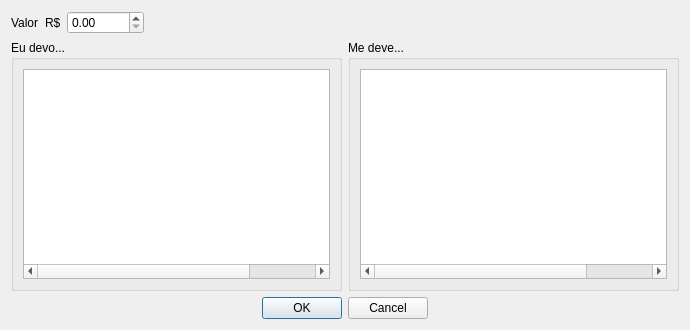
<?xml version="1.0" encoding="UTF-8"?>
<ui version="4.0">
 <class>Form</class>
 <widget class="QWidget" name="Form">
  <property name="geometry">
   <rect>
    <x>0</x>
    <y>0</y>
    <width>690</width>
    <height>330</height>
   </rect>
  </property>
  <property name="minimumSize">
   <size>
    <width>690</width>
    <height>330</height>
   </size>
  </property>
  <property name="windowTitle">
   <string>Adicionar Gasto</string>
  </property>
  <layout class="QVBoxLayout" name="verticalLayout">
   <item>
    <layout class="QHBoxLayout" name="horizontalLayout_2">
     <item>
      <layout class="QHBoxLayout" name="horizontalLayout">
       <item>
        <widget class="QLabel" name="labelValor">
         <property name="text">
          <string>Valor</string>
         </property>
        </widget>
       </item>
       <item>
        <widget class="QLabel" name="labelValor_2">
         <property name="text">
          <string>R$</string>
         </property>
        </widget>
       </item>
       <item>
        <widget class="QDoubleSpinBox" name="spinValor">
         <property name="decimals">
          <number>2</number>
         </property>
         <property name="maximum">
          <double>99999.990000000005239</double>
         </property>
         <property name="value">
          <double>0.000000000000000</double>
         </property>
        </widget>
       </item>
      </layout>
     </item>
     <item>
      <spacer name="horizontalSpacer">
       <property name="orientation">
        <enum>Qt::Horizontal</enum>
       </property>
       <property name="sizeHint" stdset="0">
        <size>
         <width>40</width>
         <height>20</height>
        </size>
       </property>
      </spacer>
     </item>
    </layout>
   </item>
   <item>
    <layout class="QHBoxLayout" name="horizontalLayout_17">
     <item>
      <widget class="QGroupBox" name="boxSaidas_3">
       <property name="sizePolicy">
        <sizepolicy hsizetype="Expanding" vsizetype="Preferred">
         <horstretch>0</horstretch>
         <verstretch>0</verstretch>
        </sizepolicy>
       </property>
       <property name="minimumSize">
        <size>
         <width>0</width>
         <height>0</height>
        </size>
       </property>
       <property name="title">
        <string>Eu devo...</string>
       </property>
       <layout class="QVBoxLayout" name="verticalLayout_10">
        <item>
         <widget class="QTreeWidget" name="treeDevo">
          <property name="sizePolicy">
           <sizepolicy hsizetype="Expanding" vsizetype="Expanding">
            <horstretch>0</horstretch>
            <verstretch>0</verstretch>
           </sizepolicy>
          </property>
          <property name="minimumSize">
           <size>
            <width>300</width>
            <height>0</height>
           </size>
          </property>
          <property name="alternatingRowColors">
           <bool>true</bool>
          </property>
          <property name="rootIsDecorated">
           <bool>true</bool>
          </property>
          <property name="uniformRowHeights">
           <bool>false</bool>
          </property>
          <property name="itemsExpandable">
           <bool>false</bool>
          </property>
          <property name="sortingEnabled">
           <bool>true</bool>
          </property>
          <property name="wordWrap">
           <bool>true</bool>
          </property>
          <property name="headerHidden">
           <bool>true</bool>
          </property>
          <attribute name="headerVisible">
           <bool>false</bool>
          </attribute>
          <attribute name="headerCascadingSectionResizes">
           <bool>false</bool>
          </attribute>
          <attribute name="headerHighlightSections">
           <bool>false</bool>
          </attribute>
          <column>
           <property name="text">
            <string>Data</string>
           </property>
          </column>
          <column>
           <property name="text">
            <string>Item</string>
           </property>
          </column>
          <column>
           <property name="text">
            <string>Comentário</string>
           </property>
          </column>
          <column>
           <property name="text">
            <string>Valor</string>
           </property>
          </column>
         </widget>
        </item>
       </layout>
      </widget>
     </item>
     <item>
      <widget class="QGroupBox" name="boxSaidas_4">
       <property name="sizePolicy">
        <sizepolicy hsizetype="Expanding" vsizetype="Preferred">
         <horstretch>0</horstretch>
         <verstretch>0</verstretch>
        </sizepolicy>
       </property>
       <property name="minimumSize">
        <size>
         <width>0</width>
         <height>0</height>
        </size>
       </property>
       <property name="title">
        <string>Me deve...</string>
       </property>
       <layout class="QVBoxLayout" name="verticalLayout_11">
        <item>
         <widget class="QTreeWidget" name="treeDevem">
          <property name="sizePolicy">
           <sizepolicy hsizetype="Expanding" vsizetype="Expanding">
            <horstretch>0</horstretch>
            <verstretch>0</verstretch>
           </sizepolicy>
          </property>
          <property name="minimumSize">
           <size>
            <width>300</width>
            <height>0</height>
           </size>
          </property>
          <property name="alternatingRowColors">
           <bool>true</bool>
          </property>
          <property name="rootIsDecorated">
           <bool>true</bool>
          </property>
          <property name="uniformRowHeights">
           <bool>false</bool>
          </property>
          <property name="itemsExpandable">
           <bool>false</bool>
          </property>
          <property name="sortingEnabled">
           <bool>true</bool>
          </property>
          <property name="wordWrap">
           <bool>true</bool>
          </property>
          <property name="headerHidden">
           <bool>true</bool>
          </property>
          <attribute name="headerVisible">
           <bool>false</bool>
          </attribute>
          <attribute name="headerCascadingSectionResizes">
           <bool>false</bool>
          </attribute>
          <attribute name="headerHighlightSections">
           <bool>false</bool>
          </attribute>
          <column>
           <property name="text">
            <string>Data</string>
           </property>
          </column>
          <column>
           <property name="text">
            <string>Item</string>
           </property>
          </column>
          <column>
           <property name="text">
            <string>Comentário</string>
           </property>
          </column>
          <column>
           <property name="text">
            <string>Valor</string>
           </property>
          </column>
         </widget>
        </item>
       </layout>
      </widget>
     </item>
    </layout>
   </item>
   <item>
    <widget class="QDialogButtonBox" name="buttonBox">
     <property name="orientation">
      <enum>Qt::Horizontal</enum>
     </property>
     <property name="standardButtons">
      <set>QDialogButtonBox::Cancel|QDialogButtonBox::Ok</set>
     </property>
     <property name="centerButtons">
      <bool>true</bool>
     </property>
    </widget>
   </item>
  </layout>
 </widget>
 <resources/>
 <connections/>
</ui>
